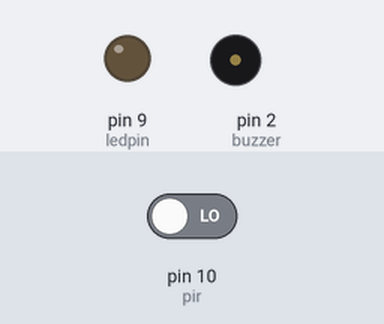
Simulated run of this sketch. Board: Arduino Uno, built with avr-gcc and run on an emulated ATmega328P. On the bench: output pins drawn as LEDs (lit = HIGH), buzzer (waves = sounding, pin HIGH). The inputs (shaded band) are chosen by the test bench; at power-on: pin 10 (pir) LOW.

Above: at 1.2 s.
1.3 s: pin 10 (pir) driven HIGH
At 2.5 s:
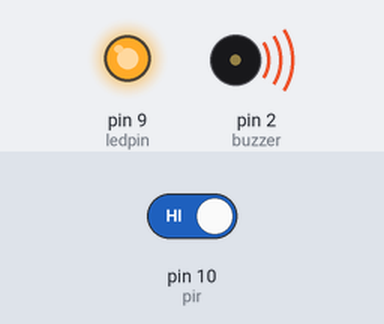
2.8 s: pin 10 (pir) driven LOW
At 4.2 s:
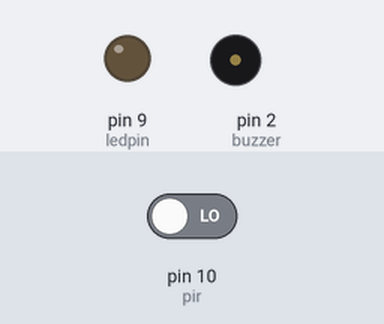
Timing chart, 0 to 5.8 s (numbered marks = the images above; inputs shaded):
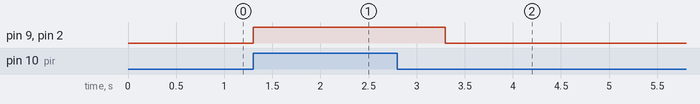

The sketch:

MotionSensorBuzzSound.ino
```cpp
int ledpin = 9;
int isdpin = 8;
int pir = 10;
int dt = 300;
int buzzer = 2;
int pirvalue; // Move the declaration here to make it a global variable

void setup()
{
  pinMode(pir, INPUT);
  pinMode(ledpin, OUTPUT);
  pinMode(buzzer, OUTPUT);
 // pinMode(isdpin, OUTPUT);
  Serial.begin(9600);
}

void loop()
{
  if(digitalRead(pir) == HIGH)
  {

    digitalWrite (ledpin,HIGH);
    digitalWrite (buzzer,HIGH);
    digitalWrite(isdpin, HIGH);
    delay (1000);
  }

else
{

  digitalWrite(ledpin,LOW);
  digitalWrite(buzzer,LOW);
  digitalWrite(isdpin, LOW);
}

}
```

Measured:
- after the input at 1.3 s, pin 9 (ledpin), pin 2 (buzzer): LOW → HIGH at once
- after the input at 2.8 s, pin 9 (ledpin), pin 2 (buzzer): HIGH → LOW after 0.50 s
